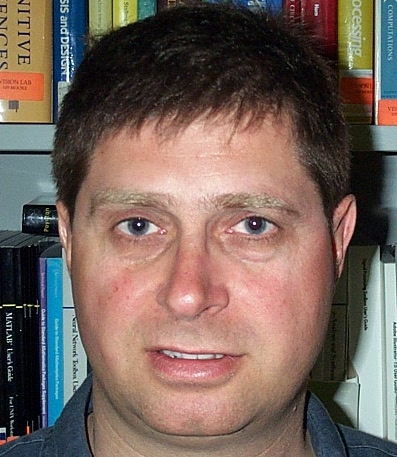
#> input picture train_images/1/image_0002.jpg, 397 x 457 px; its folder holds 3 pictures in this run
$ jupyter execute --allow-errors FD_MDC_try2.ipynb   (shell and % lines are left out)
#> lines starting #> are read from the running program, lines starting #| are printed output that depends on the picture
[cell 1]
import numpy as np
import cv2
import cvutils
from skimage import io
from numpy import linalg as LA

[cell 2]
import os
from os import listdir
from PIL import Image
from matplotlib.pyplot import imshow
import matplotlib.pyplot as plt

[cell 3]
def show_image(vector,index):
    #reshape and show the image
    fresh_img=vector[index].reshape(243,320)
    print("image number ",index)
    img = Image.fromarray(fresh_img, 'L')
    img.show()

[cell 4]
# ! pip install opencv-python
# ! pip install cvutils
# !pip install scikit-image

## Start here

[cell 5]
curr_path=os.getcwd()
train_images_path=os.path.join(curr_path,"train_images")
# print(train_images_path)
print(len(listdir(train_images_path)))
folders=listdir(train_images_path)

# print(files)

[cell 6]
width=195
height=231

## Step 1. Read image and flatten into 1d matrices

[cell 7]
list_of_1d_matrix=[]
matrix_vectors=None
# add all image matrix into this list as 1D

for folder in folders:
    print(folder)
    if ".DS" in folder:
        continue
    folder_name=os.path.join(train_images_path,folder)

    image_names=os.listdir(folder_name)

    for train_image in image_names:
        print(train_image)
        file_name=os.path.join(folder_name,train_image)

        print(file_name)
        if ".DS" in train_image:
            continue
        img=plt.imread(file_name)
#> img is the input picture: shape (457, 397, 3); mean R, G, B 118, 100.2, 91.8
        image = np.array(img, 'float64')
        plt.figure()
        plt.imshow(image,cmap='gray')

        print("1",image.shape)
#| 1 (457, 397, 3)
        print("2",image.flatten().shape)
#| 2 (544287,)
        flat_image=image.flatten()
    #     img = Image.fromarray(flat_image.reshape(195,231), 'L')
        plt.figure()
    #     plt.imshow(flat_image.reshape(height,width),cmap='gray')
    #     plt.imshow(image,cmap='gray')


        list_of_1d_matrix.append(image.flatten().transpose())


matrix_vectors=np.array(list_of_1d_matrix)
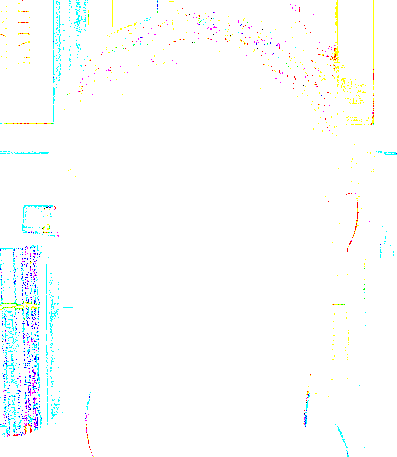
#> shown: shape (457, 397, 3) float64; mean R, G, B 0.985, 0.994, 0.993
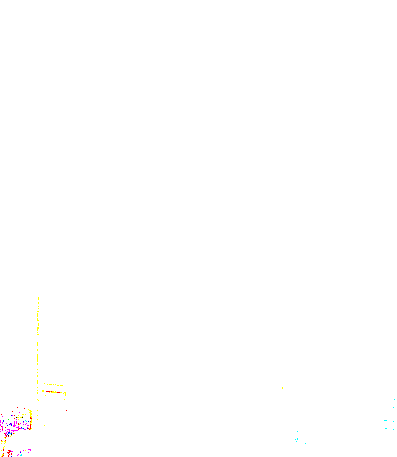
#> shown: shape (457, 397, 3) float64; mean R, G, B 1, 0.999, 0.999
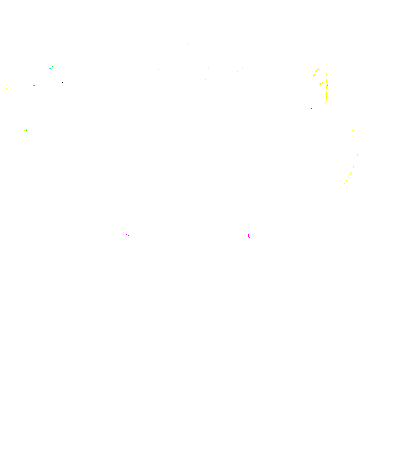
#> shown: shape (457, 397, 3) float64; mean R, G, B 1, 1, 1

[cell 8]
list_of_1d_matrix=[]
test_matrix_vectors=None
# add all image matrix into this list as 1D

#> (the rest of this cell did not finish here and is left out)

[cell 9]
# print(matrix_vectors)
for each_vect in matrix_vectors:
    print(each_vect)

## Step 2. Calculate average of the matrix

[cell 10]
avg_vector=matrix_vectors.mean(0)

[cell 11]
print(max(avg_vector))
print(min(avg_vector))
print(avg_vector)

[cell 12]
print(avg_vector)

[cell 13]
plt.figure()
#> (the rest of this cell did not finish here and is left out)

### Normalised faces

## Step 3. Calculate the normalised faces

[cell 14]
mean_faces_broad=(matrix_vectors-avg_vector)
mean_faces_tall=mean_faces_broad.transpose()
print(mean_faces_broad.shape)
#| (3, 544287)
print(mean_faces_tall.shape)
#| (544287, 3)

#### Display normalised faces

#> (a cell that did not finish here is left out)

## Step 4. Calculate covariance matrix

[cell 16]
cov_matrix=np.cov(mean_faces_broad)
cov_matrix = np.divide(cov_matrix,8.0)
print('Covariance matrix of X: \n%s' %cov_matrix)

[cell 17]
eigenvalues, eigenvectors, = np.linalg.eig(cov_matrix)
print('Eigenvectors of Cov(X): \n%s' %eigenvectors)
print('\nEigenvalues of Cov(X): \n%s' %eigenvalues)

[cell 18]
idx = eigenvalues.argsort()[::-1]
eigenvalues = eigenvalues[idx]

print("Number of eigen values = ",len(idx))

# to sort the eigen vectors
list_of_eigen_vectors=[]
for index in idx:
    list_of_eigen_vectors.append(eigenvectors[index])
eigen_vectors=np.array(list_of_eigen_vectors)

[cell 19]
print(eigenvalues)
print(eigen_vectors)

#### now to calculate the eigen values and eigen vectors of the big matrix
#### Needs to be noted that eigen values are same
#### eigen vector is nothing but (7760X3)times(small_eigen_vector[3,])

[cell 20]
print(mean_faces_broad.shape,eigen_vectors.shape)
#| (3, 544287) (3, 3)

Now we try to find the projected data. This will form eigen space

[cell 21]
proj_data = np.dot(mean_faces_broad.transpose(),eigen_vectors)
proj_data = proj_data.transpose()

#> (a cell that did not finish here is left out)

[cell 23]
proj_data.shape
#> Out = (3, 544287)

## Step 6. Mapping image into eigen faces

face = sum(w.u)+mean

basically we need to now calculate just the w values

face1 = w11u1+w12u2+w13u3+mean

face2 = w21u1+w22u2+w23u3+mean

...

Now w=u(face)transpose

where u is the new eigen vector

basically we are projecting the face on the direction of the eigen vector

[

face1: [w11 w12 w13]

face2: [w21 w22 w23]

face3: [w31 w32 w33

]

w11=eigen_vector1(Transpose) mean_face1

w12=eigen_vector2(Transpose) mean_face1

w13=eigen_vector3(Transpose) mean_face1

[cell 24]
# for each image
# we have to store a set of weights
list_of_weights=[]
i=0

for mean_face in mean_faces_broad:
#     print(mean_face.shape)
    weights_for_this_face=[]
#     print("for face ",i)
    i=i+1
    for eigen_vector in proj_data:
#         print(eigen_vector.shape, mean_face.shape)
#         weight=(eigen_vector.transpose().dot(mean_face))
        weight=np.dot(eigen_vector,mean_face)
#         print("weights ",weight)
#         print(mean_face)
        weights_for_this_face.append(weight)
    list_of_weights.append(weights_for_this_face)
weight_vector=np.array(list_of_weights)

[cell 25]
print(weight_vector)

### Detour to check if I can get face back

#> (a cell that did not finish here is left out)

### End of Detour

## Step 1. Given test image, search for closest match

[cell 27]
curr_path=os.getcwd()
test_images_path=os.path.join(curr_path,"test_images")
print(test_images_path)
#> (the rest of this cell did not finish here and is left out)

[cell 28]
list_of_1d_matrix=[]
test_matrix_vectors=None
# add all image matrix into this list as 1D

for folder in folders:
#     print(test_image)


    print(folder)
    if ".DS" in folder:
        continue
    folder_name=os.path.join(test_images_path,folder)

    image_names=os.listdir(folder_name)
    for image_name in image_names:
        if ".DS_" in image_name:
            continue
        image_location=os.path.join(folder_name,image_name)
        print(image_location)

        img=plt.imread(image_location)
        image = np.array(img, 'float64')
        plt.figure()
        plt.imshow(img,cmap='gray')

        print("1",image.shape)
#| 1 (457, 397, 3)
        print("2",image.flatten().shape)
#| 2 (544287,)

        flat_image=image.flatten()

        list_of_1d_matrix.append(flat_image.transpose())

#         print(image.shape)
test_matrix_vectors=np.array(list_of_1d_matrix)
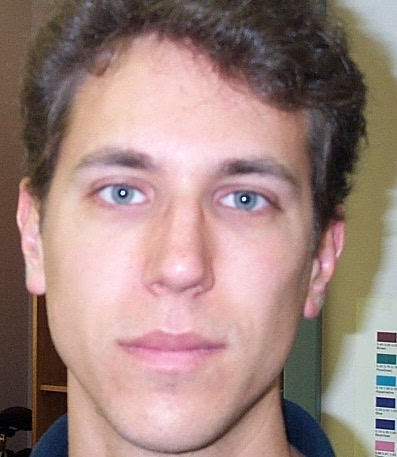
#> shown: shape (457, 397, 3); mean R, G, B 159, 132.6, 126.7
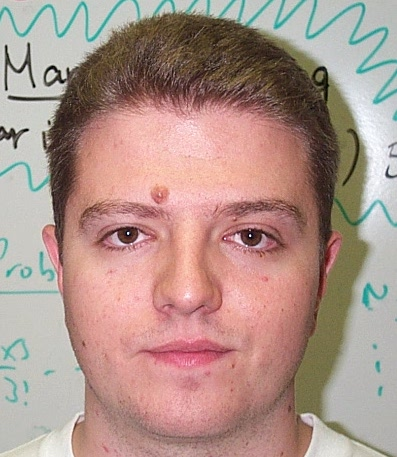
#> shown: shape (457, 397, 3); mean R, G, B 174.8, 147.2, 138.6

[cell 29]
print(list_of_1d_matrix[0])
print(test_matrix_vectors)

## Step 2. Get Mean Face

[cell 30]
test_mean_faces=(test_matrix_vectors-avg_vector)

[cell 31]
print(test_mean_faces.shape)
#| (3, 544287)
